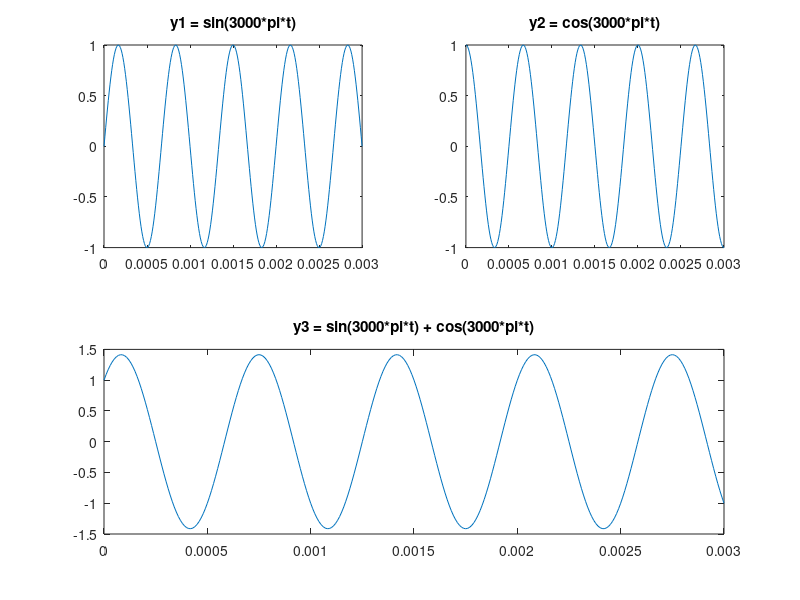

Write MATLAB code to recreate this figure. (Note: this script raises an error after producing the figure.)
clc; clear all; close all;

t = 0:.00001:.003; %time
t1 = 0:.0003:.003; %sampling time

%Signals
%%%%%%%%%%%%%%%%%%%%%%%%%%%%%%%%%%%%%%%%%%%%%%%%%%%%%%
y1 = sin(3000*pi*t);
y2 = cos(3000*pi*t);
y3 = sin(3000*pi*t) + cos(3000*pi*t);
%%%%%%%%%%%%%%%%%%%%%%%%%%%%%%%%%%%%%%%%%%%%%%%%%%%%%%

%Sampled Signals
%%%%%%%%%%%%%%%%%%%%%%%%%%%%%%%%%%%%%%%%%%%%%%%%%%%%%%
y1s = sin(3000*pi*t1);
y2s = cos(3000*pi*t1);
y3s = sin(3000*pi*t1) + cos(3000*pi*t1);
%%%%%%%%%%%%%%%%%%%%%%%%%%%%%%%%%%%%%%%%%%%%%%%%%%%%%%

%plotting signals
%%%%%%%%%%%%%%%%%%%%%%%%%%%%%%%%%%%%%%%%%%%%%%%%%%%%%%
subplot(2, 2, 1);
plot(t, y1);
title('y1 = sin(3000*pi*t)');

subplot(2, 2, 2);
plot(t, y2);
title('y2 = cos(3000*pi*t)');

subplot(2, 1, 2);
plot(t, y3);
title('y3 = sin(3000*pi*t) + cos(3000*pi*t)');
%%%%%%%%%%%%%%%%%%%%%%%%%%%%%%%%%%%%%%%%%%%%%%%%%%%%%%

%https://www.mathworks.com/help/comm/ug/quantization.html
%%%%%%%%%%%%%%%%%%%%%%%%%%%%%%%%%%%%%%%%%%%%%%%%%%%%%%
ql = 256; %quantization levels
max1 = max(y1);
min1 = min(y1);
interval = 2*max1/(ql-2); %value each level will increase by
partition = min1:interval:max1;
codebook = min1:interval:max1;


max2 = max(y3);
min2 = min(y3);
interval2 = 2*max2/(ql-2); %value each level will increase by
partition2 = min2:interval2:max2;
codebook2 = min2:interval2:max2;

%[index, quants] = quantiz(y1s, partition, codebook)
qy1 = zeros(1, length(y1s)); %quantized vectors
qy2 = zeros(1, length(y2s));
qy3 = zeros(1, length(y3s));
qyb1 = zeros(1, length(y1s)*8); %quantized binary vectors
qyb2 = zeros(1, length(y2s)*8); %quantized binary vectors
qyb3 = zeros(1, length(y3s)*8); %quantized binary vectors

for i = 1:length(t1)
  q1done = 0;
  q2done = 0;
  q3done = 0;
  for j = 1:length(partition)
    if((y1s(i) <= partition(j)) && q1done == 0)
      qy1(i) = codebook(j);
      q1done = 1;
      qyb1((8*i - 7):(8*i)) =  decimalToBinaryVector(j, 8, 'MSBFirst');
    end
    
    if((y2s(i) <= partition(j)) && q2done == 0)
      qy2(i) = codebook(j);
      q2done = 1;
      qyb2((8*i - 7):(8*i)) =  decimalToBinaryVector(j, 8, 'MSBFirst');
    end
    
    if((y3s(i) <= partition2(j)) && q3done == 0)
      qy3(i) = codebook2(j);
      q3done = 1;
      qyb3((8*i - 7):(8*i)) =  decimalToBinaryVector(j, 8, 'MSBFirst');
    end
  end
end
%%%%%%%%%%%%%%%%%%%%%%%%%%%%%%%%%%%%%%%%%%%%%%%%%%%%%%

%plotting sampled signals
%%%%%%%%%%%%%%%%%%%%%%%%%%%%%%%%%%%%%%%%%%%%%%%%%%%%%%
figure();
subplot(2, 2, 1);
stairs(t1, qy1);
title('y1 = sin(3000*pi*t) Sampled');

subplot(2, 2, 2);
stairs(t1, qy2);
title('y2 = cos(3000*pi*t) Sampled');

subplot(2, 1, 2);
stairs(t1, qy3);
title('y3 = sin(3000*pi*t) + cos(3000*pi*t) Sampled');
%%%%%%%%%%%%%%%%%%%%%%%%%%%%%%%%%%%%%%%%%%%%%%%%%%%%%%

%compute hamming code
%%%%%%%%%%%%%%%%%%%%%%%%%%%%%%%%%%%%%%%%%%%%%%%%%%%%%%
n = 0;
len = length(t1)*8;
pos = 1;
pow2 = 1;
qh1 = [];
qh2 = [];
qh3 = [];

while n < len %loop until all data bits are added
  if (pos) == pow2
    qh1=[qh1, -1];
    qh2=[qh2, -1];
    qh3=[qh3, -1];
    pow2 = bitsll(pow2, 1);
  else
    qh1=[qh1,qyb1(len - n)];
    qh2=[qh2,qyb2(len - n)];
    qh3=[qh3,qyb3(len - n)];
    n = n + 1;
  end
  pos = pos + 1;
end

XOR1 = 0;
XOR2 = 0;
XOR3 = 0;

for p = 1:length(qh1)
  if qh1(p) == 1
    XOR1 = bitxor(XOR1,p);
  end

  if qh2(p) == 1
    XOR2 = bitxor(XOR2,p);
  end
  
  if qh3(p) == 1
    XOR3 = bitxor(XOR3,p);
  end
end

numBits = length(qh1) - length(qyb1); %number of check bits
xor1 = decimalToBinaryVector(XOR1, numBits);
xor1 = fliplr(xor1);

xor2 = decimalToBinaryVector(XOR2, numBits);
xor2 = fliplr(xor2);

xor3 = decimalToBinaryVector(XOR3, numBits);
xor3 = fliplr(xor3);

n1 = 1;
n2 = 1;
n3 = 1;
%insert hamming code
for p= 1:length(qh1)
  if qh1(p) == -1
    qh1(p) = xor1(n1);
    n1 = n1 + 1;
  end
  
  if qh2(p) == -1
    qh2(p) = xor2(n2);
    n2 = n2 + 1;
  end
  
  if qh3(p) == -1
    qh3(p) = xor3(n3);
    n3 = n3 + 1;
  end
end
%%%%%%%%%%%%%%%%%%%%%%%%%%%%%%%%%%%%%%%%%%%%%%%%%%%%%%

%perform TDM on all signals
%%%%%%%%%%%%%%%%%%%%%%%%%%%%%%%%%%%%%%%%%%%%%%%%%%%%%%
tdm = zeros(1, length(qh1)*3);

q1p = 1;
q2p = 1;
q3p = 1;

loopNum = ((length(tdm) - numBits*3)/8);
for n = 1:loopNum
  turn = mod(n,3);
  if(turn == 1)
    tdm(8*n - 7:8*n) = qh1(8*q1p - 7:  8*q1p);      
    q1p = q1p + 1;
  elseif(turn == 2)
    tdm(8*n - 7:8*n) = qh2(8*q2p - 7:  8*q2p);      
    q2p = q2p + 1;
  elseif(turn == 0)
    tdm(8*n - 7:8*n) = qh3(8*q3p - 7:  8*q3p);
    q3p = q3p + 1;
  end
end
tdm(265:271) = qh1(89:95);
tdm(272:278) = qh2(89:95);
tdm(279:285) = qh3(89:95);
%%%%%%%%%%%%%%%%%%%%%%%%%%%%%%%%%%%%%%%%%%%%%%%%%%%%%%

%flip a random bit
%%%%%%%%%%%%%%%%%%%%%%%%%%%%%%%%%%%%%%%%%%%%%%%%%%%%%%
bit = randi(length(tdm));
errorData = tdm;
errorData(bit) = bitxor(errorData(bit), 1);
%%%%%%%%%%%%%%%%%%%%%%%%%%%%%%%%%%%%%%%%%%%%%%%%%%%%%%

%demultiplexing signal
%%%%%%%%%%%%%%%%%%%%%%%%%%%%%%%%%%%%%%%%%%%%%%%%%%%%%%
recv1 = zeros(1, length(qh1));
recv2 = zeros(1, length(qh2));
recv3 = zeros(1, length(qh3));
q1p = 1;
q2p = 1;
q3p = 1;

for n = 1:loopNum
  turn = mod(n,3);
  if(turn == 1)
    recv1(8*q1p - 7:  8*q1p) = errorData(8*n - 7:8*n);      
    q1p = q1p + 1;
  elseif(turn == 2)
    recv2(8*q2p - 7:  8*q2p) = errorData(8*n - 7:8*n);      
    q2p = q2p + 1;
  elseif(turn == 0)
    recv3(8*q3p - 7:  8*q3p) = errorData(8*n - 7:8*n);
    q3p = q3p + 1;
  end  
end

recv1(89:95) = errorData(265:271);
recv2(89:95) = errorData(272:278);
recv3(89:95) = errorData(279:285);

%  a = isequal(recv1,qh1)
%  b = isequal(recv2,qh2)
%  c = isequal(recv3,qh3)
%%%%%%%%%%%%%%%%%%%%%%%%%%%%%%%%%%%%%%%%%%%%%%%%%%%%%%

%error checking
%%%%%%%%%%%%%%%%%%%%%%%%%%%%%%%%%%%%%%%%%%%%%%%%%%%%%%
pow2 = 1;
hammingCode1=[];
hammingCode2=[];
hammingCode3=[];
syndrome1=0;
syndrome2=0;
syndrome3=0;

%get hammingcode and start computing syndrome
for n=1:length(recv1)
  if (n) == pow2
    hammingCode1=[hammingCode1, recv1(n)];
    hammingCode2=[hammingCode2, recv2(n)];
    hammingCode3=[hammingCode3, recv3(n)];
    pow2 = bitsll(pow2, 1);
  else
    if recv1(n) == 1
      syndrome1 = bitxor(syndrome1, n);
    end
    if recv2(n) == 1
      syndrome2 = bitxor(syndrome2, n);
    end
    if recv3(n) == 1
      syndrome3 = bitxor(syndrome3, n);
    end
  end
end

hammingCode1 = fliplr(hammingCode1);
code1 = binaryVectorToDecimal(hammingCode1);

hammingCode2 = fliplr(hammingCode2);
code2 = binaryVectorToDecimal(hammingCode2);

hammingCode3 = fliplr(hammingCode3);
code3 = binaryVectorToDecimal(hammingCode3);

%final syndrome computation
syndrome1 = bitxor(syndrome1, code1);
syndrome2 = bitxor(syndrome2, code2);
syndrome3 = bitxor(syndrome3, code3);
fixedData1 = recv1;
fixedData2 = recv2;
fixedData3 = recv3;
%fix error
if(syndrome1 > 0)
  fixedData1(syndrome1) = bitxor(fixedData1(syndrome1), 1);
end

if(syndrome2 > 0)
  fixedData2(syndrome2) = bitxor(fixedData2(syndrome2), 1);
end

if(syndrome3 > 0)
  fixedData3(syndrome3) = bitxor(fixedData3(syndrome3), 1);
end

%  a = isequal(fixedData1, qh1)
%  b = isequal(fixedData2, qh2)
%  c = isequal(fixedData3, qh3)
%%%%%%%%%%%%%%%%%%%%%%%%%%%%%%%%%%%%%%%%%%%%%%%%%%%%%%

%remove hamming code
%%%%%%%%%%%%%%%%%%%%%%%%%%%%%%%%%%%%%%%%%%%%%%%%%%%%%%
n = 0;
len = length(fixedData1);
pos = 1;
pow2 = 1;
q1 = [];
q2 = [];
q3 = [];

while pos <= len %loop until all data bits are added
  if (pos) == pow2
    pow2 = bitsll(pow2, 1);
  else
    q1=[q1,fixedData1(pos)];
    q2=[q2,fixedData2(pos)];
    q3=[q3,fixedData3(pos)];
  end

  pos = pos + 1;
end

 q1 = fliplr(q1);
 q2 = fliplr(q2);
 q3 = fliplr(q3);
%  a = isequal(qyb1, q1)
%  b = isequal(qyb2, q2)
%  c = isequal(qyb3, q3)
%%%%%%%%%%%%%%%%%%%%%%%%%%%%%%%%%%%%%%%%%%%%%%%%%%%%%%


%recover quantized samples
%%%%%%%%%%%%%%%%%%%%%%%%%%%%%%%%%%%%%%%%%%%%%%%%%%%%%%
sig1 = zeros(1, length(qy1));
sig2 = zeros(1, length(qy2));
sig3 = zeros(1, length(qy3));

for n=1:((length(q1))/8)
  val1 =  binaryVectorToDecimal(q1(8*n - 7: 8*n));
  sig1(n) = codebook(val1);
  
  val2 =  binaryVectorToDecimal(q2(8*n - 7: 8*n));
  sig2(n) = codebook(val2);
  
  val3 =  binaryVectorToDecimal(q3(8*n - 7: 8*n));
  sig3(n) = codebook2(val3);
end

%  a = isequal(sig1, qy1)
%  b = isequal(sig2, qy2)
%  c = isequal(sig3, qy3)
%%%%%%%%%%%%%%%%%%%%%%%%%%%%%%%%%%%%%%%%%%%%%%%%%%%%%%

%plotting recovered signals
%%%%%%%%%%%%%%%%%%%%%%%%%%%%%%%%%%%%%%%%%%%%%%%%%%%%%%
figure();
subplot(2, 2, 1);
stairs(t1, sig1);
title('y1 = sin(3000*pi*t) Recovered');

subplot(2, 2, 2);
stairs(t1, sig2);
title('y2 = cos(3000*pi*t) Recovered');

subplot(2, 1, 2);
stairs(t1, sig3);
title('y3 = sin(3000*pi*t) + cos(3000*pi*t) Recovered');
%%%%%%%%%%%%%%%%%%%%%%%%%%%%%%%%%%%%%%%%%%%%%%%%%%%%%%
